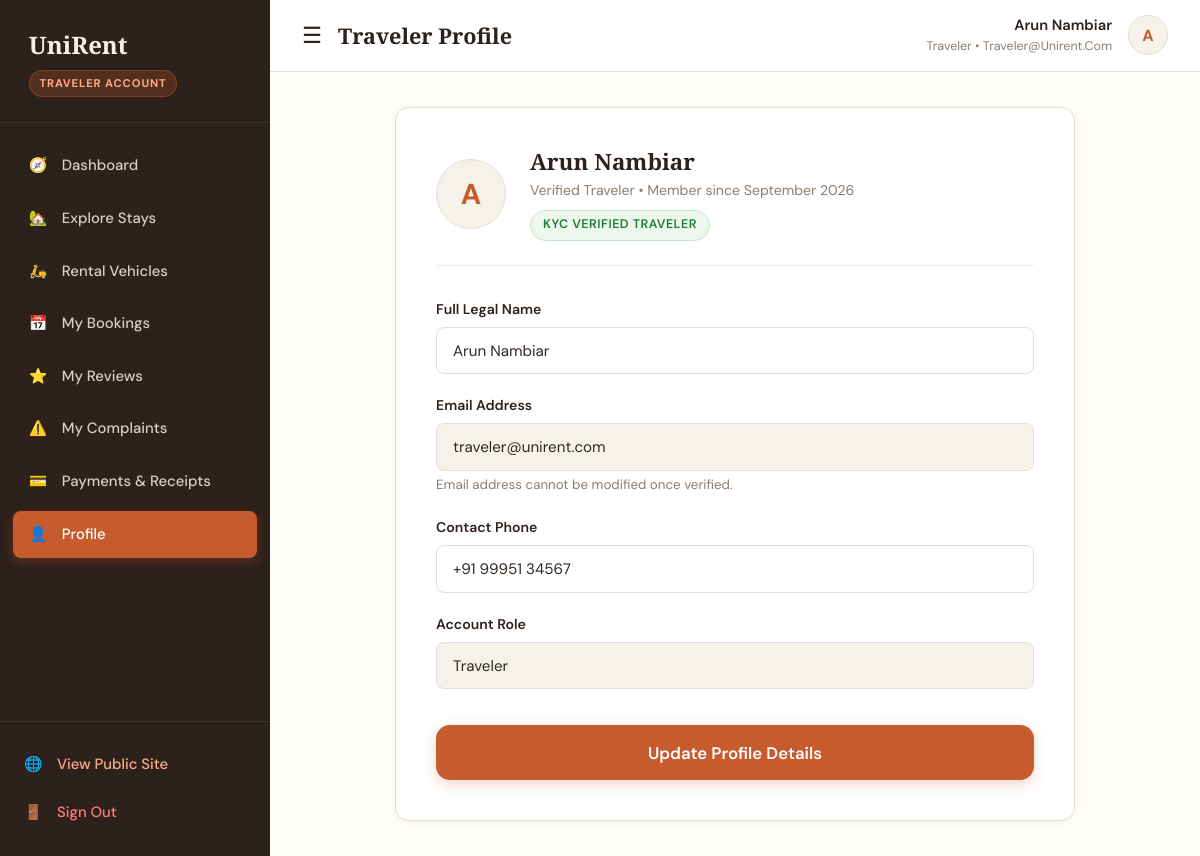
Page /traveler/profile (signed in) on the committed database.
### app/models.py (models this page shows, shortened)
class User(db.Model):
    __tablename__ = 'users'
    user_id = db.Column(db.Integer, primary_key=True, autoincrement=True)
    full_name = db.Column(db.String(120), nullable=False)
    email = db.Column(db.String(150), unique=True, nullable=False, index=True)
    phone = db.Column(db.String(20), nullable=False)
    password_hash = db.Column(db.String(255), nullable=False)
    role = db.Column(db.String(20), nullable=False, default='traveler')  # traveler, owner, admin
    status = db.Column(db.String(20), nullable=False, default='active')  # active, suspended
    profile_image = db.Column(db.String(255), nullable=True)
    created_at = db.Column(db.DateTime, default=datetime.utcnow)
    updated_at = db.Column(db.DateTime, default=datetime.utcnow, onupdate=datetime.utcnow)
    owner_profile = db.relationship('Owner', backref='user', uselist=False, cascade='all, delete-orphan')
    admin_profile = db.relationship('Admin', backref='user', uselist=False, cascade='all, delete-orphan')
    bookings = db.relationship('Booking', backref='user', lazy='dynamic', cascade='all, delete-orphan')
    reviews = db.relationship('Review', backref='user', lazy='dynamic', cascade='all, delete-orphan')
    complaints = db.relationship('Complaint', backref='user', lazy='dynamic', cascade='all, delete-orphan')

### app/routes/traveler.py (the view, shortened to what this page needs)
@traveler_bp.route('/profile', methods=['GET', 'POST'])
@login_required('traveler')
def profile():
    user_id = session.get('user_id')
    user = db.session.get(User, user_id)
    return render_template('traveler/profile.html', user=user)

### templates/traveler/profile.html (shortened to what this page needs)
{% extends "dashboard_base.html" %}
{% block page_title %}Traveler Profile{% endblock %}
{% block dashboard_content %}
<div style="max-width: 680px; margin: 0 auto;">
  <div style="background: var(--ur-white); border: 1px solid var(--ur-border); border-radius: var(--radius-md); padding: 2.5rem; box-shadow: var(--shadow-sm);">
    <div style="display: flex; gap: 1.5rem; align-items: center; margin-bottom: 2rem; padding-bottom: 1.5rem; border-bottom: 1px solid var(--ur-border-light);">
      <div class="user-avatar-circle" style="width: 70px; height: 70px; font-size: 1.8rem;">
        {{ user.full_name[:1] }}
      </div>
      <div>
        <h3 style="font-size: 1.4rem; margin: 0 0 0.2rem;">{{ user.full_name }}</h3>
        <div style="font-size: 0.88rem; color: var(--ur-muted);">
          Verified Traveler • Member since {{ user.created_at.strftime('%B %Y') if user.created_at else '2026' }}
        </div>
        <span class="badge badge-approved" style="margin-top: 0.5rem;">KYC Verified Traveler</span>
      </div>
    </div>
    <form action="{{ url_for('traveler.profile') }}" method="POST">
      <div class="form-group">
        <label for="prof_name">Full Legal Name</label>
        <input type="text" id="prof_name" name="full_name" class="form-control" value="{{ user.full_name }}" required>
      </div>
      <div class="form-group">
        <label for="prof_email">Email Address</label>
        <input type="email" id="prof_email" class="form-control" value="{{ user.email }}" readonly style="background: var(--ur-ivory); cursor: not-allowed;">
        <small style="color: var(--ur-muted);">Email address cannot be modified once verified.</small>
      </div>
      <div class="form-group">
        <label for="prof_phone">Contact Phone</label>
        <input type="tel" id="prof_phone" name="phone" class="form-control" value="{{ user.phone }}" required>
      </div>
      <div class="form-group">
        <label>Account Role</label>
        <input type="text" class="form-control" value="{{ user.role|capitalize }}" readonly style="background: var(--ur-ivory); cursor: not-allowed;">
      </div>
      <button type="submit" class="btn btn-primary btn-block btn-lg" style="margin-top: 1rem;">
        Update Profile Details
      </button>
    </form>
  </div>
</div>
{% endblock %}

### templates/dashboard_base.html (shortened to what this page needs)
<!DOCTYPE html>
<html lang="en">
<head>
  <link rel="stylesheet" href="https://unpkg.com/leaflet@1.9.4/dist/leaflet.css"/>
  <link rel="stylesheet" href="{{ url_for('static', filename='css/style.css') }}">
</head>
<body>
<div class="dashboard-container">
  <aside class="dashboard-sidebar">
    <div class="sidebar-header">
      <a href="{{ url_for('main.index') }}" class="sidebar-brand">
        UniRent
      </a>
      <div>
        <span class="sidebar-role-badge">
          {% if current_user and current_user.role == 'admin' %}Administrator Portal
          {% elif current_user and current_user.role == 'owner' %}Property & Vehicle Host
          {% elif current_user and current_user.role == 'traveler' %}Traveler Account
          {% else %}Traveler Account{% endif %}
        </span>
      </div>
    </div>
    <ul class="sidebar-menu">
      {% if current_user and current_user.role == 'admin' %}
        <li class="sidebar-item">
          <a href="{{ url_for('admin.dashboard') }}" class="sidebar-link {% if request.endpoint == 'admin.dashboard' %}active{% endif %}">
            <span>📊</span> <span>Overview</span>
          </a>
        </li>
        <li class="sidebar-item">
          <a href="{{ url_for('admin.approvals') }}" class="sidebar-link {% if request.endpoint == 'admin.approvals' %}active{% endif %}">
            <span>🛡️</span> <span>Listing Approvals</span>
          </a>
        </li>
        <li class="sidebar-item">
          <a href="{{ url_for('admin.travelers') }}" class="sidebar-link {% if request.endpoint == 'admin.travelers' %}active{% endif %}">
            <span>👥</span> <span>Travelers</span>
          </a>
        </li>
        <li class="sidebar-item">
          <a href="{{ url_for('admin.owners') }}" class="sidebar-link {% if request.endpoint == 'admin.owners' %}active{% endif %}">
            <span>🏨</span> <span>Owners</span>
          </a>
        </li>
        <li class="sidebar-item">
          <a href="{{ url_for('admin.properties') }}" class="sidebar-link {% if request.endpoint == 'admin.properties' %}active{% endif %}">
            <span>🏡</span> <span>All Properties</span>
          </a>
        </li>
        <li class="sidebar-item">
          <a href="{{ url_for('admin.vehicles') }}" class="sidebar-link {% if request.endpoint == 'admin.vehicles' %}active{% endif %}">
            <span>🚗</span> <span>All Vehicles</span>
          </a>
        </li>
        <li class="sidebar-item">
          <a href="{{ url_for('admin.bookings') }}" class="sidebar-link {% if request.endpoint == 'admin.bookings' %}active{% endif %}">
            <span>📅</span> <span>Bookings</span>
          </a>
        </li>
        <li class="sidebar-item">
          <a href="{{ url_for('admin.payments') }}" class="sidebar-link {% if request.endpoint == 'admin.payments' %}active{% endif %}">
            <span>💳</span> <span>Payments</span>
          </a>
        </li>
        <li class="sidebar-item">
          <a href="{{ url_for('admin.complaints') }}" class="sidebar-link {% if request.endpoint == 'admin.complaints' %}active{% endif %}">
            <span>⚖️</span> <span>Complaints</span>
          </a>
        </li>
        <li class="sidebar-item">
          <a href="{{ url_for('admin.reports') }}" class="sidebar-link {% if request.endpoint == 'admin.reports' %}active{% endif %}">
            <span>📈</span> <span>Reports & Analytics</span>
          </a>
        </li>
      {% elif current_user and current_user.role == 'traveler' %}
        <li class="sidebar-item">
          <a href="{{ url_for('traveler.dashboard') }}" class="sidebar-link {% if request.endpoint == 'traveler.dashboard' %}active{% endif %}">
            <span>🧭</span> <span>Dashboard</span>
          </a>
        </li>
        <li class="sidebar-item">
          <a href="{{ url_for('main.stays') }}" class="sidebar-link {% if request.endpoint == 'main.stays' or 'stay' in request.endpoint %}active{% endif %}">
            <span>🏡</span> <span>Explore Stays</span>
          </a>
        </li>
        <li class="sidebar-item">
          <a href="{{ url_for('main.vehicles') }}" class="sidebar-link {% if request.endpoint == 'main.vehicles' or 'vehicle' in request.endpoint %}active{% endif %}">
            <span>🛵</span> <span>Rental Vehicles</span>
          </a>
        </li>
        <li class="sidebar-item">
          <a href="{{ url_for('traveler.bookings') }}" class="sidebar-link {% if request.endpoint == 'traveler.bookings' %}active{% endif %}">
            <span>📅</span> <span>My Bookings</span>
          </a>
        </li>
        <li class="sidebar-item">
          <a href="{{ url_for('traveler.reviews') }}" class="sidebar-link {% if request.endpoint == 'traveler.reviews' %}active{% endif %}">
            <span>⭐</span> <span>My Reviews</span>
          </a>
        </li>
        <li class="sidebar-item">
          <a href="{{ url_for('traveler.complaints') }}" class="sidebar-link {% if request.endpoint == 'traveler.complaints' %}active{% endif %}">
            <span>⚠️</span> <span>My Complaints</span>
          </a>
        </li>
        <li class="sidebar-item">
          <a href="{{ url_for('traveler.payments') }}" class="sidebar-link {% if request.endpoint == 'traveler.payments' %}active{% endif %}">
            <span>💳</span> <span>Payments & Receipts</span>
          </a>
        </li>
        <li class="sidebar-item">
          <a href="{{ url_for('traveler.profile') }}" class="sidebar-link {% if request.endpoint == 'traveler.profile' %}active{% endif %}">
            <span>👤</span> <span>Profile</span>
          </a>
        </li>
      {% endif %}
    </ul>
    <div class="sidebar-footer">
      <a href="{{ url_for('main.index') }}" class="sidebar-link" style="padding-left:0; color:#ffaa85;">
        <span>🌐</span> <span>View Public Site</span>
      </a>
      <a href="{{ url_for('auth.logout') }}" class="sidebar-link" style="padding-left:0; color:#ff7b7b;">
        <span>🚪</span> <span>Sign Out</span>
      </a>
    </div>
  </aside>
  <div class="dashboard-main">
    <header class="dashboard-topbar">
      <div style="display:flex; align-items:center; gap:1rem;">
        <button id="dashboard_sidebar_toggle" style="background:none; border:none; font-size:1.4rem; cursor:pointer; color:var(--ur-brown); display:block;">
          ☰
        </button>
        <h3 style="font-size:1.35rem; margin:0;">{% block page_title %}Dashboard{% endblock %}</h3>
      </div>
      <div class="topbar-user">
        {% if current_user %}
        <div style="text-align:right;">
          <div style="font-weight:600; font-size:0.92rem; color:var(--ur-brown);">{{ current_user.full_name }}</div>
          <div style="font-size:0.78rem; color:var(--ur-muted); text-transform:capitalize;">{{ current_user.role }} • {{ current_user.email }}</div>
        </div>
        <div class="user-avatar-circle">
          {{ current_user.full_name[:1] if current_user.full_name else 'U' }}
        </div>
        {% endif %}
      </div>
    </header>
    <div class="dashboard-content">
      {% block dashboard_content %}
      {% endblock %}
    </div>
  </div>
</div>
</body>
</html>

### rows in the picture
User: full_name "Arun Nambiar", role "Traveler", email "Traveler@unirent.com", full_name "A", created_at "September 2026", email "traveler@unirent.com", phone "+91 99951 34567"
